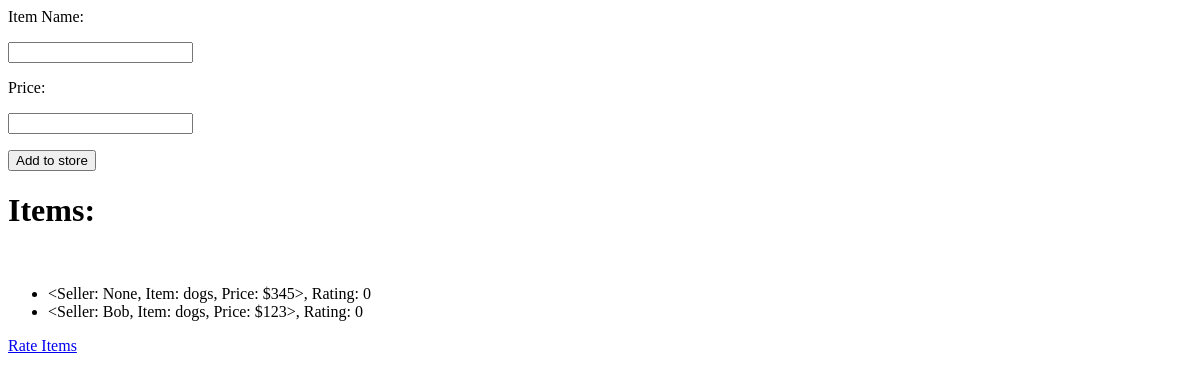
/items, run on an earlier commit of the app's database.
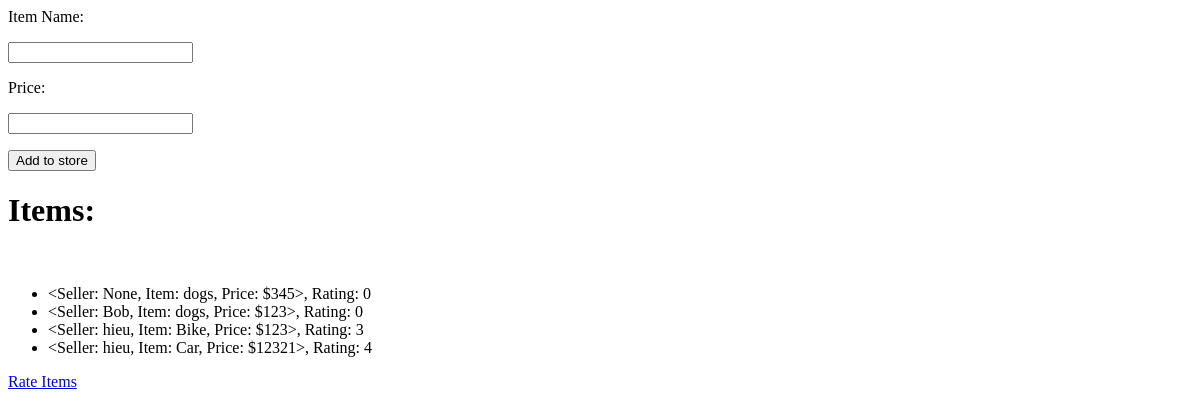
And on a later commit of the database.
### app/models.py (models this page shows, shortened)
class Item(db.Model):
    id = db.Column(db.Integer, primary_key=True)
    itemname = db.Column(db.String(256))
    seller = db.Column(db.String(64), db.ForeignKey('user.username'))
    price = db.Column(db.Integer)
    rating = db.Column(db.Integer)
    numberofratings = db.Column(db.Integer)
    sumofratings = db.Column(db.Integer)
    def __repr__(self):
        return f'''<Seller: {self.seller}, Item: {self.itemname},
                    Price: ${self.price}>, Rating: {self.rating}'''

### app/routes.py (the view, shortened to what this page needs)
@myapp_obj.route('/items', methods=['GET', 'POST'])
def addItem():
    db.create_all()
    return render_template('itemspage.html', items=Item.query.all())

### app/templates/itemspage.html
<html>
	<head>
	</head>
	<body>
		<form action="#" method="post">
			<p>Item Name:</p>
			<p><input type="text" name="item" /></p>
			<p>Price:</p>
			<p><input type="number" name="price" /></p>
			<p><input type="submit" name="add_to_store" value="Add to store" /></p>
		</form>
		<h1> Items: </h1>
		<br>
		<ul>
		{% for item in items %}
		<li>{{ item }}</li>
		{% endfor %}
		</ul>
		<a href="{{url_for('rateItem')}}">Rate Items</a>
	<body>
</html>

What changed in the data, as far as the page shows it:
added Item: seller+itemname+price "<Seller: hieu, Item: Bike, Price: $123>, Rating: 3"
added Item: seller+itemname+price "<Seller: hieu, Item: Car, Price: $12321>, Rating: 4"
